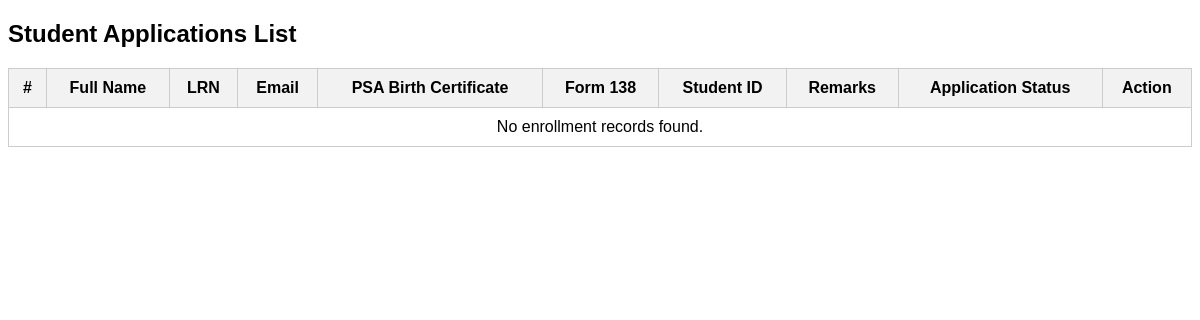
Page /Website_Files/Admin_Files/admin_student_application_list.php (signed in) on the earlier database version.
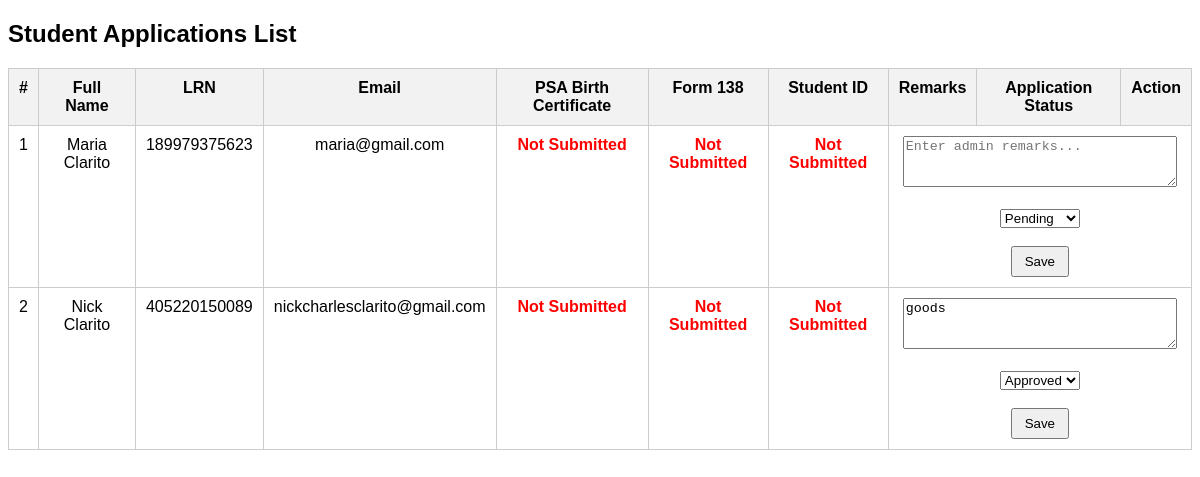
Same page on the later database version.
### tables this page shows
CREATE TABLE `student_applications` (
  `application_id` int(11) NOT NULL,
  `first_name` varchar(100) NOT NULL,
  `last_name` varchar(100) NOT NULL,
  `middle_name` varchar(100) DEFAULT NULL,
  `extension_name` varchar(20) DEFAULT NULL,
  `lrn` varchar(12) NOT NULL,
  `date_of_birth` date NOT NULL,
  `gender` enum('male','female','other') NOT NULL,
  `civil_status` enum('single','married','divorced','widowed') NOT NULL,
  `house_number_street` varchar(255) NOT NULL,
  `barangay` varchar(100) NOT NULL,
  `city_municipality` varchar(100) NOT NULL,
  `province` varchar(100) NOT NULL,
  `contact_number` varchar(20) NOT NULL,
  `email` varchar(150) NOT NULL,
  `facebook_profile` varchar(255) DEFAULT NULL,
  `current_school` varchar(255) NOT NULL,
  `school_classification` enum('public','private') NOT NULL,
  `year_graduated` year(4) NOT NULL,
  `father_guardian_name` varchar(150) NOT NULL,
  `father_guardian_contact` varchar(20) NOT NULL,
  `mother_guardian_name` varchar(150) NOT NULL,
  `mother_guardian_contact` varchar(20) NOT NULL,
  `psa_birth_certificate` varchar(255) DEFAULT NULL,
  `form_138` varchar(255) DEFAULT NULL,
  `student_id_copy` varchar(255) DEFAULT NULL,
  `application_status` enum('Pending','Approved','Rejected') DEFAULT 'Pending',
  `remarks` text DEFAULT NULL,
  `date_submitted` timestamp NOT NULL DEFAULT current_timestamp()
);

### Website_Files/Admin_Files/admin_student_application_list.php (the view, shortened to what this page needs)
<?php
if (isset($_SESSION['user_id']) && isset($_SESSION['school_id'])) {
    include $_SERVER['DOCUMENT_ROOT'] . '/SMS_CDONHS-SHS_WEBSITE/DB_Connection/Connection.php';
    $sql = "SELECT * FROM student_applications ORDER BY application_id DESC";
    $result = $connection->query($sql);
?>
<!DOCTYPE html>
<html lang="en">
<head>
</head>
<body>
<h2>Student Applications List</h2>
<table>
    <tr>
        <th>#</th>
        <th>Full Name</th>
        <th>LRN</th>
        <th>Email</th>
        <th>PSA Birth Certificate</th>
        <th>Form 138</th>
        <th>Student ID</th>
        <th>Remarks</th>
        <th>Application Status</th>
        <th>Action</th>
    </tr>
    <?php if ($result->num_rows > 0): ?>
        <?php $count = 1; ?>
        <?php while ($row = $result->fetch_assoc()): ?>
            <tr>
                <td><?= $count++; ?></td>
                <td><?= htmlspecialchars($row['first_name'] . ' ' . $row['last_name']); ?></td>
                <td><?= htmlspecialchars($row['lrn']); ?></td>
                <td><?= htmlspecialchars($row['email']); ?></td>
                <td>
                    <?php if (!empty($row['psa_birth_certificate'])): ?>
                        <a href="../../<?= htmlspecialchars($row['psa_birth_certificate']); ?>"
                           target="_blank"
                           class="submitted">Submitted</a>
                    <?php else: ?>
                        <span class="missing">Not Submitted</span>
                    <?php endif; ?>
                </td>
                <td>
                    <?php if (!empty($row['form_138'])): ?>
                        <a href="../../<?= htmlspecialchars($row['form_138']); ?>"
                           target="_blank"
                           class="submitted">Submitted</a>
                    <?php else: ?>
                        <span class="missing">Not Submitted</span>
                    <?php endif; ?>
                </td>
                <td>
                    <?php if (!empty($row['student_id_copy'])): ?>
                        <a href="../../<?= htmlspecialchars($row['student_id_copy']); ?>"
                           target="_blank"
                           class="submitted">Submitted</a>
                    <?php else: ?>
                        <span class="missing">Not Submitted</span>
                    <?php endif; ?>
                </td>
                <td colspan="3">
                    <form action="../../Back_End_Files/PHP_Files/update_remarks.php" method="POST">
                        <textarea name="remarks" rows="3"
                            placeholder="Enter admin remarks..."><?= htmlspecialchars($row['remarks']); ?></textarea>
                        <br><br>
                        <select name="application_status" required>
                            <option value="Pending" <?= $row['application_status']=='Pending'?'selected':''; ?>>Pending</option>
                            <option value="Approved" <?= $row['application_status']=='Approved'?'selected':''; ?>>Approved</option>
                        </select>
                        <br><br>
                        <button type="submit">Save</button>
                    </form>
                </td>
            </tr>
        <?php endwhile; ?>
    <?php else: ?>
        <tr>
            <td colspan="10">No enrollment records found.</td>
        </tr>
    <?php endif; ?>
    <?php }else {
        header("Location: ../login.php");
        exit;
    } ?>
</table>
</body>
</html>

### Website_Files/Admin_Files/admin_student_application_list.php (style rules this page uses)
body { font-family: Arial, sans-serif; }
table { width: 100%; border-collapse: collapse; }
th, td { padding: 10px; border: 1px solid #ccc; vertical-align: top; text-align: center; }
th { background-color: #f2f2f2; }
textarea { width: 95%; resize: vertical; }
.missing { color: red; font-weight: bold; }
button { padding: 6px 12px; cursor: pointer; }

Differences in the rows shown:
added student_applications: first_name+last_name "Maria Clarito", lrn "189979375623", email "maria@gmail.com", shows "Not Submitted", application_status "Pending"
added student_applications: first_name+last_name "Nick Clarito", lrn "405220150089", email "nickcharlesclarito@gmail.com", shows "Not Submitted", remarks "goods", application_status "Approved"
Other differences:
text no longer shown: "No enrollment records found."
